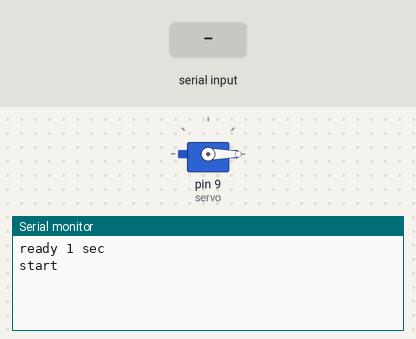
Bench run of a sketch on a simulated Arduino Mega 2560, built with avr-gcc and run on an emulated ATmega2560. Shown: servo, the last lines printed to the serial monitor. The inputs (shaded band) are chosen by the test bench.

Above: at 2.2 s.
2.3 s: "D" received over the second serial link
At 3.4 s:
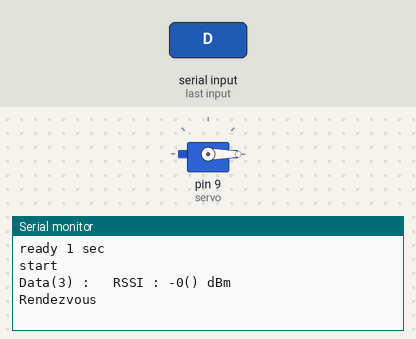
3.9 s: "1" received over the second serial link
At 4.7 s:
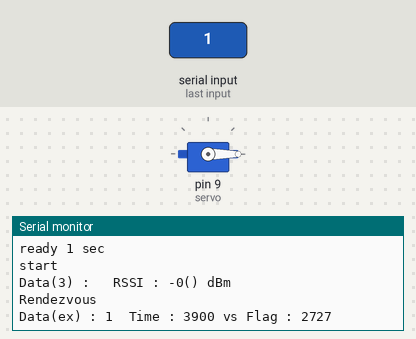

The sketch:

XbeeRSSI_uno_rssi_nolcd.ino
```cpp
#include <Servo.h>
#include <SoftwareSerial.h>

SoftwareSerial xbee(3,2); //Tx, Rx
Servo servo;
int read_analog;
int analog_to_angle;
int angle = 0;

// id2에서 Co로 전송 "D2:3(40),4(24)E"
// 7E 00 1D 10 01 00 7D 33 A2 00 41 8F 2C 29 FF FE 00 00 44 32 3A 33 28 34 30 29 2C 34 28 32 34 29 45 23


//7E 00 7D 33 10 01 00 7D 33 A2 00 41 8F 1B 15 FF FE 00 00 44 73 65 74 45 67
// 00 13 A2 00 41 8F 1B 15
// 44 73 65 74 45


//int id=2;
int id = 3;
int rssiDur;  // Variable for RSSI
String data = "";
int rssiflag = 0;
int state = 0;
int parents_id = 0;
int send_time = 0;
int receive_time = 0;
uint8_t r[] = {0x7E, 0x00, 0x13, 0x10, 0x01, 0x00, 0x13, 0xA2,
               0x00, 0x41, 0X8F, 0x2C, 0x29, 0xFF, 0xFE, 0x00,
               0x00, 0x52, 0X69, 0x64, 0x33, 0x45, 0x80
              };
uint8_t parents_ad[] = {0x7E, 0x00, 0x04, 0x08, 0x01, 0x44, 0X42, 0x70};
uint8_t rssi[] = {0x7E, 0x00, 0x04, 0x08, 0x01, 0x44, 0X42, 0x70};

void breakdata();
void readrssi();

void setup()
{
  Serial.begin(9600);   // this is the connection for your Arduino to your PC/MAC
  Serial.println("ready 1 sec");
  xbee.begin(9600);   // this is the connection of your Xbee to your Arduino MEGA!!
  delay(1000);
  Serial.println("start");
  servo.attach(9);
  servo.write(0);

}

void loop()
{
//  if (rssiflag > 3000) {
//    rssiflag = 0;
//    Serial.println("send : Rid:3E");
//    for (int i = 0; i < sizeof(r); i++) {
//      xbee.write(r[i]);
//    }
//    send_time = millis();
//  }

//if (rssiflag > 3000) {
//  angle+=5;
//  if(angle>180)angle=0;
//  servo.write(angle);
//  rssiflag=0;
//}
//
  if (xbee.available() > 0) {
    receive_time = millis();
    int k = 0;
    data = "";
    while (xbee.available() > 0) {
      char myChar = (char)xbee.read();
      if (k == 16) {
        data = "";
      }
      data += myChar;
      k++;
      delay(1);
    }
    if (data.substring(1).startsWith("D")) {
      data = data.substring(1);
    }
    breakdata();
  }

  rssiflag++;


  delay(1);
}


void breakdata() {
  if (data.startsWith("D")) {
    int endpoint = 0;
    endpoint = data.indexOf('E');
    data = data.substring(1, endpoint);
    Serial.print("Data(");
    Serial.print(id);
    Serial.print(") : ");
    Serial.print(data);
    readrssi();
  }

  else {
    int interval_time = receive_time - send_time;
    Serial.print("Data(ex) : ");
    Serial.print(data);
    Serial.print("  Time : ");
    Serial.print(interval_time);
    Serial.print(" vs Flag : ");
    Serial.println(rssiflag);
  }

}

void readrssi() {
  for (int i = 0; i < sizeof(rssi); i++) {
    //      Serial.write(rssi[i]);
    xbee.write(rssi[i]);
  }
  delay(100);
  data = "";
  int k = 0;
  int rssival = 0;
  String rssichar;
  while (xbee.available() > 0) {
    char myChar = (char)xbee.read();
    if (k == 8) {
      rssival = (int) myChar;
      if (rssival == 125)rssival = 19;
      rssichar = String(rssival, HEX);

    }
    delay(5);
    k++;
  }
  //  if(rssival>=100){rssival=rssival/10;}
//  Serial.print("  angle: ");
//  Serial.print(angle);
  Serial.print("  RSSI : -");
  Serial.print(rssival);
  Serial.print("(");
  Serial.print(rssichar);
  Serial.println(") dBm");

  if (rssival < 20) {
    Serial.println("Rendezvous");
  }

}
```

Measured:
- after the input at 2.3 s, the serial monitor: prints a new line at once (image 1)
- after the input at 3.9 s, the serial monitor: prints a new line at once (image 2)
